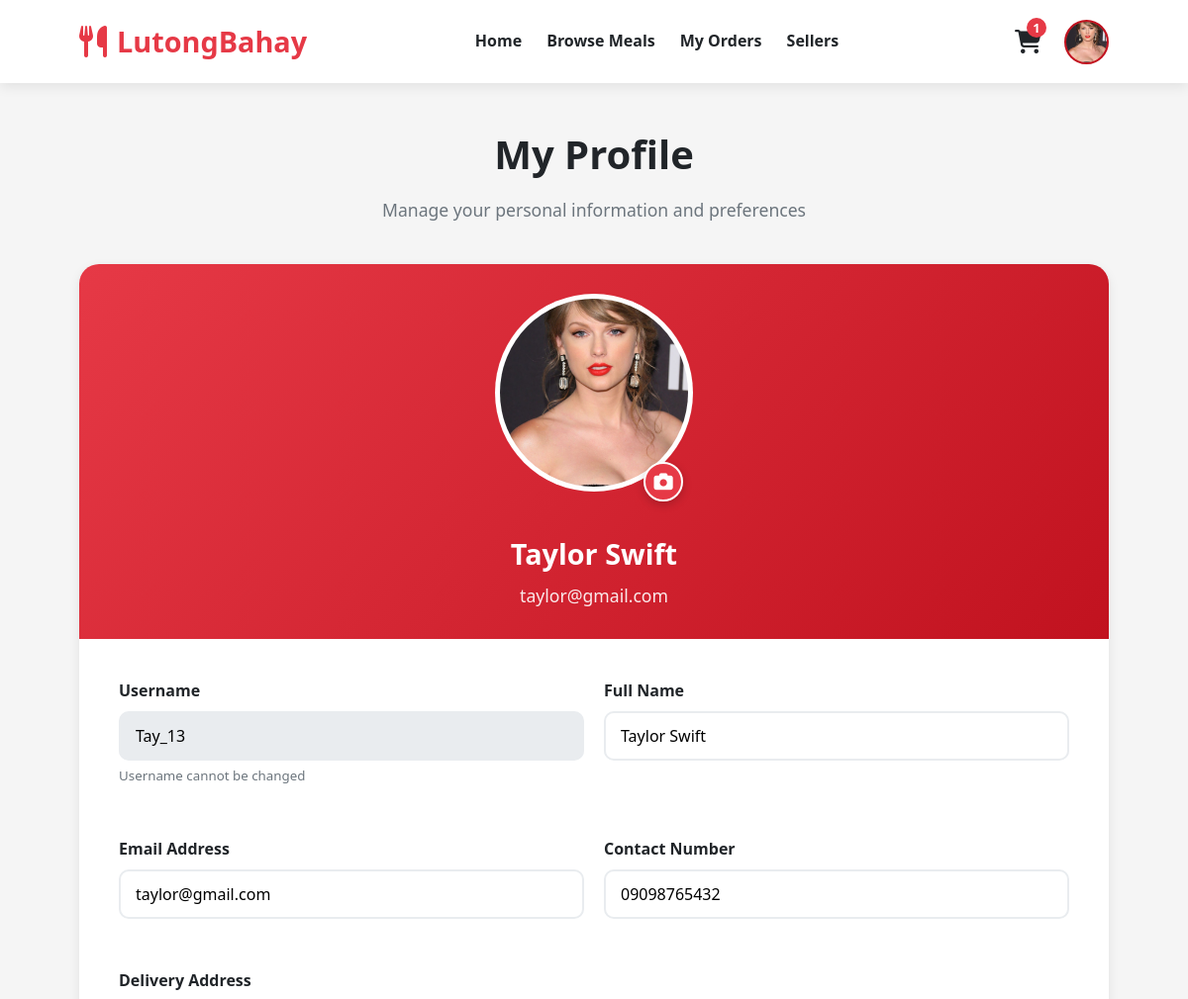
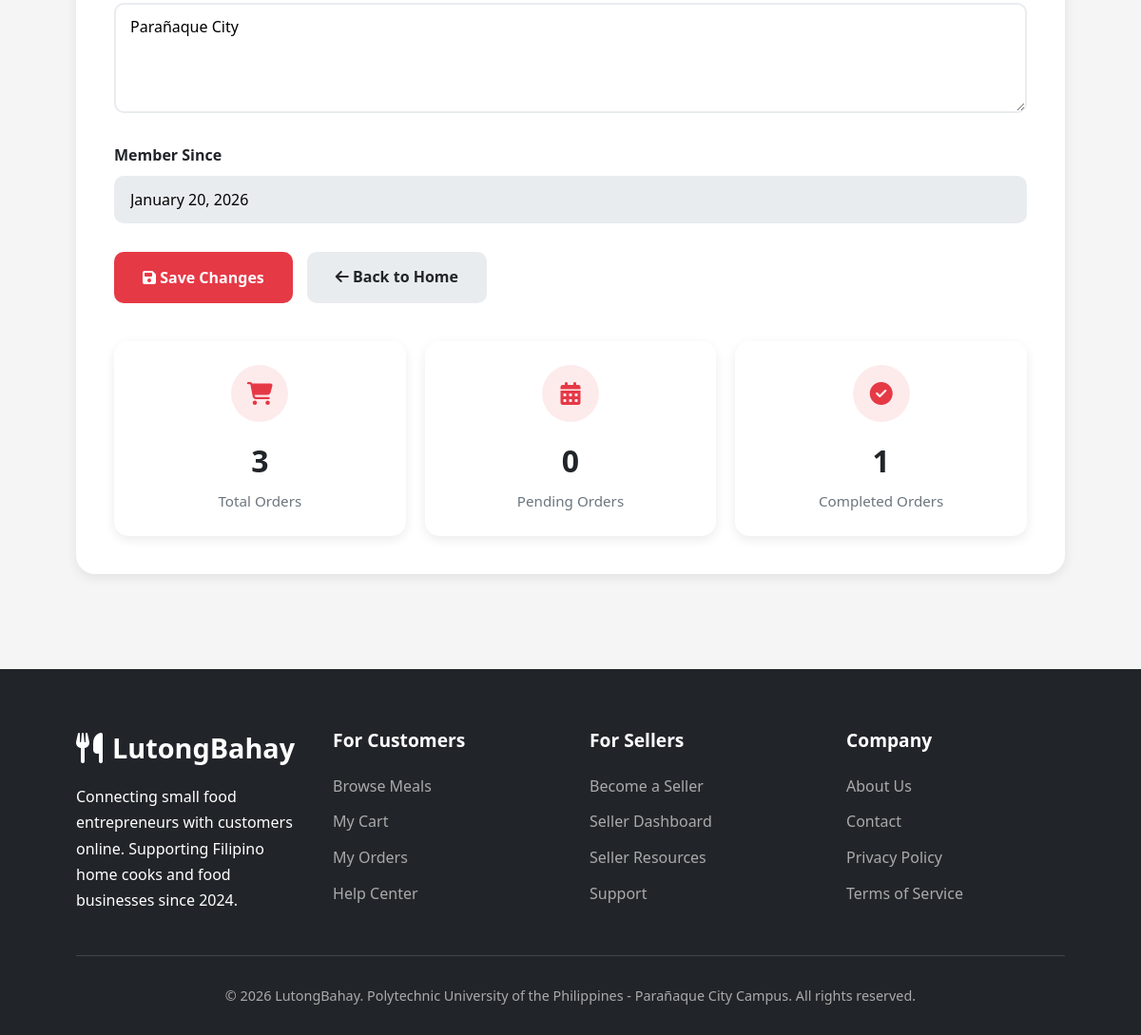
Page /profile.php (signed in) on the committed database (2 pictures, top to bottom).
### tables this page shows
CREATE TABLE `customer` (
  `CustomerID` int NOT NULL AUTO_INCREMENT,
  `Username` varchar(50) NOT NULL,
  `Email` varchar(150) NOT NULL,
  `Password` varchar(255) NOT NULL,
  `FullName` varchar(100) NOT NULL,
  `ContactNo` varchar(20) DEFAULT NULL,
  `Address` varchar(255) DEFAULT NULL,
  `ImagePath` varchar(500) DEFAULT NULL,
  `CreatedAt` timestamp NULL DEFAULT CURRENT_TIMESTAMP,
  PRIMARY KEY (`CustomerID`),
  UNIQUE KEY `Username` (`Username`),
  UNIQUE KEY `Email` (`Email`)
);

### profile.php (the view, shortened to what this page needs)
<?php
$servername = "localhost";
$username = "root";
$password = "1019";
$dbname = "lutongbahay_db";
$port = 3306;
$conn = new mysqli($servername, $username, $password, $dbname, $port);
$user_id = $_SESSION['user_id'];
$user_sql = "SELECT * FROM Customer WHERE CustomerID = ?";
$stmt = $conn->prepare($user_sql);
$stmt->bind_param("i", $user_id);
$stmt->execute();
$user_result = $stmt->get_result();
$user = $user_result->fetch_assoc();
$total_orders = 0;
$scheduled_orders = 0;
$completed_orders = 0;
$orders_sql = "SELECT COUNT(*) as total FROM `Order` WHERE CustomerID = ?";
$stmt = $conn->prepare($orders_sql);
$stmt->bind_param("i", $user_id);
$stmt->execute();
$result = $stmt->get_result();
if ($row = $result->fetch_assoc()) {
    $total_orders = $row['total'];
}
$scheduled_sql = "SELECT COUNT(*) as total FROM `Order` WHERE CustomerID = ? AND Status = 'Pending'";
$stmt = $conn->prepare($scheduled_sql);
$stmt->bind_param("i", $user_id);
$stmt->execute();
$result = $stmt->get_result();
if ($row = $result->fetch_assoc()) {
    $scheduled_orders = $row['total'];
}
$completed_sql = "SELECT COUNT(*) as total FROM `Order` WHERE CustomerID = ? AND Status = 'Completed'";
$stmt = $conn->prepare($completed_sql);
$stmt->bind_param("i", $user_id);
$stmt->execute();
$result = $stmt->get_result();
if ($row = $result->fetch_assoc()) {
    $completed_orders = $row['total'];
}
$cart_count = 0;
$cart_sql = "SELECT COUNT(*) as cart_count FROM Cart WHERE CustomerID = ?";
$cart_stmt = $conn->prepare($cart_sql);
$cart_stmt->bind_param("i", $user_id);
$cart_stmt->execute();
$cart_result = $cart_stmt->get_result();
if ($cart_result) {
    $cart_data = $cart_result->fetch_assoc();
    $cart_count = $cart_data['cart_count'] ?: 0;
}
?>
<!DOCTYPE html>
<html lang="en">
<head>
    <link rel="stylesheet" href="https://cdnjs.cloudflare.com/ajax/libs/font-awesome/6.4.0/css/all.min.css">
</head>
<body>
    <header>
        <div class="container">
            <div class="nav-container">
                <a href="homepage.php" class="logo">
                    <i class="fas fa-utensils"></i>
                    LutongBahay
                </a>
                <div class="nav-links">
                    <a href="homepage.php">Home</a>
                    <a href="browse-meals.php">Browse Meals</a>
                    <a href="orders.php">My Orders</a>
                    <a href="sellers.php">Sellers</a>
                </div>
                <div class="user-actions">
                    <a href="cart.php" class="cart-icon-link">
                        <div class="cart-icon">
                            <i class="fas fa-shopping-cart"></i>
                            <span class="cart-count" id="cartCount" style="display: <?php echo $cart_count > 0 ? 'flex' : 'none'; ?>;"><?php echo $cart_count; ?></span>
                        </div>
                    </a>
                    <div class="profile-dropdown">
                        <div class="user-profile" id="profileToggle">
                            <?php
                            if (!empty($user['ImagePath']) && file_exists($user['ImagePath'])):
                            ?>
                                <img src="<?php echo htmlspecialchars($user['ImagePath']); ?>" alt="Profile" style="width: 100%; height: 100%; object-fit: cover;">
                            <?php else: ?>
                                <?php echo strtoupper(substr($user['FullName'], 0, 1)); ?>
                            <?php endif; ?>
                        </div>
                    </div>
                </div>
            </div>
        </div>
    </header>
    <main class="container">
        <div class="profile-container">
            <div class="profile-header">
                <h1>My Profile</h1>
                <p>Manage your personal information and preferences</p>
            </div>
            <div class="profile-card">
                <div class="profile-card-header">
                    <div class="profile-pic-container">
                        <div class="profile-avatar" id="profileAvatar">
                            <?php
                            if (!empty($user['ImagePath']) && file_exists($user['ImagePath'])):
                            ?>
                                <img src="<?php echo htmlspecialchars($user['ImagePath']); ?>" alt="Profile Picture">
                            <?php else: ?>
                                <div class="profile-avatar-text">
                                    <?php echo strtoupper(substr($user['FullName'], 0, 1)); ?>
                                </div>
                            <?php endif; ?>
                        </div>
                        <div class="profile-pic-upload" id="profilePicUpload">
                            <i class="fas fa-camera"></i>
                        </div>
                    </div>
                    <h2><?php echo htmlspecialchars($user['FullName']); ?></h2>
                    <p><?php echo htmlspecialchars($user['Email']); ?></p>
                </div>
                <div class="profile-card-body">
                    <form method="POST" action="" enctype="multipart/form-data">
                        <div class="form-row">
                            <div class="form-group">
                                <label for="username">Username</label>
                                <input type="text" id="username" class="form-control" value="<?php echo htmlspecialchars($user['Username']); ?>" readonly>
                                <small style="color: var(--gray); margin-top: 5px; display: block;">Username cannot be changed</small>
                            </div>
                            <div class="form-group">
                                <label for="fullname">Full Name</label>
                                <input type="text" id="fullname" name="fullname" class="form-control" value="<?php echo htmlspecialchars($user['FullName']); ?>" required>
                            </div>
                        </div>
                        <div class="form-row">
                            <div class="form-group">
                                <label for="email">Email Address</label>
                                <input type="email" id="email" name="email" class="form-control" value="<?php echo htmlspecialchars($user['Email']); ?>" required>
                            </div>
                            <div class="form-group">
                                <label for="contactno">Contact Number</label>
                                <input type="tel" id="contactno" name="contactno" class="form-control" value="<?php echo htmlspecialchars($user['ContactNo']); ?>" required>
                            </div>
                        </div>
                        <div class="form-group">
                            <label for="address">Delivery Address</label>
                            <textarea id="address" name="address" class="form-control" rows="4" required><?php echo htmlspecialchars($user['Address']); ?></textarea>
                        </div>
                        <div class="form-group">
                            <label for="createdAt">Member Since</label>
                            <input type="text" id="createdAt" class="form-control" value="<?php echo date('F d, Y', strtotime($user['CreatedAt'])); ?>" readonly>
                        </div>
                        <div style="display: flex; gap: 15px; margin-top: 30px;">
                            <button type="submit" name="update_profile" class="btn btn-primary">
                                <i class="fas fa-save"></i> Save Changes
                            </button>
                            <a href="homepage.php" class="btn btn-secondary">
                                <i class="fas fa-arrow-left"></i> Back to Home
                            </a>
                        </div>
                    </form>
                    <div class="profile-stats">
                        <div class="stat-card">
                            <div class="stat-icon">
                                <i class="fas fa-shopping-cart"></i>
                            </div>
                            <div class="stat-number"><?php echo $total_orders; ?></div>
                            <div class="stat-label">Total Orders</div>
                        </div>
                        <div class="stat-card">
                            <div class="stat-icon">
                                <i class="fas fa-calendar-alt"></i>
                            </div>
                            <div class="stat-number"><?php echo $scheduled_orders; ?></div>
                            <div class="stat-label">Pending Orders</div>
                        </div>
                        <div class="stat-card">
                            <div class="stat-icon">
                                <i class="fas fa-check-circle"></i>
                            </div>
                            <div class="stat-number"><?php echo $completed_orders; ?></div>
                            <div class="stat-label">Completed Orders</div>
                        </div>
                    </div>
                </div>
            </div>
        </div>
    </main>
    <footer>
        <div class="container">
            <div class="footer-content">
                <div>
                    <div class="footer-logo">
                        <i class="fas fa-utensils"></i>
                        LutongBahay
                    </div>
                    <p>Connecting small food entrepreneurs with customers online. Supporting Filipino home cooks and food businesses since 2024.</p>
                </div>
                <div class="footer-links">
                    <h3>For Customers</h3>
                    <ul>
                        <li><a href="browse-meals.php">Browse Meals</a></li>
                        <li><a href="cart.php">My Cart</a></li>
                        <li><a href="orders.php">My Orders</a></li>
                        <li><a href="help.php">Help Center</a></li>
                    </ul>
                </div>
                <div class="footer-links">
                    <h3>For Sellers</h3>
                    <ul>
                        <li><a href="become-seller.php">Become a Seller</a></li>
                        <li><a href="seller-dashboard.php">Seller Dashboard</a></li>
                        <li><a href="seller-resources.php">Seller Resources</a></li>
                        <li><a href="seller-support.php">Support</a></li>
                    </ul>
                </div>
                <div class="footer-links">
                    <h3>Company</h3>
                    <ul>
                        <li><a href="about.php">About Us</a></li>
                        <li><a href="contact.php">Contact</a></li>
                        <li><a href="privacy.php">Privacy Policy</a></li>
                        <li><a href="terms.php">Terms of Service</a></li>
                    </ul>
                </div>
            </div>
            <div class="copyright">
                &copy; 2026 LutongBahay. Polytechnic University of the Philippines - Parañaque City Campus. All rights reserved.
            </div>
        </div>
    </footer>
</body>
</html>

### rows in the picture
customer: ImagePath (picture), FullName "Taylor Swift", Email "taylor@gmail.com", Username "Tay_13", fullname "Taylor Swift", email "taylor@gmail.com", contactno "09098765432", address "Parañaque City", CreatedAt "January 20, 2026"

### other values in the picture
$cart_count "1"
$total_orders "3"
$scheduled_orders "0"
$completed_orders "1"
